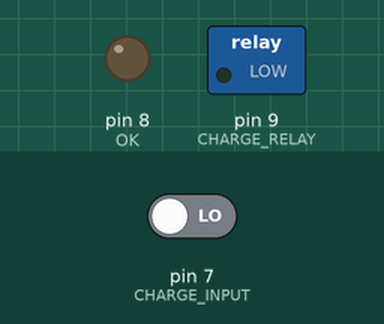
Recording of a sketch running on a simulated Arduino Uno, built with avr-gcc and run on an emulated ATmega328P. On the bench: switched loads named in the sketch (green lamp = pin HIGH), output pins drawn as LEDs (lit = HIGH). The inputs (shaded band) are chosen by the test bench; at power-on: pin 7 (CHARGE_INPUT) LOW. Pins used as bus, display or sensor lines are not drawn.

Above: at 1.2 s.
1.3 s: pin 7 (CHARGE_INPUT) driven HIGH
At 3.4 s:
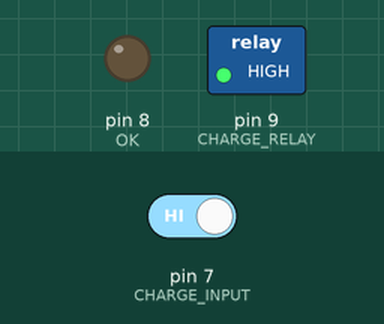
6.9 s: pin 7 (CHARGE_INPUT) driven LOW
At 8.4 s:
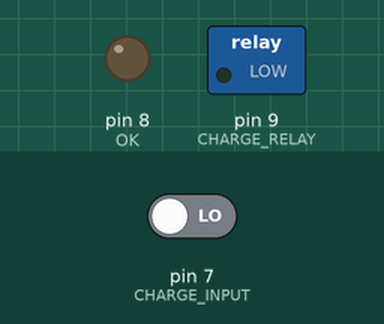
Timing chart, 0 to 9.9 s (numbered marks = the images above; inputs shaded):
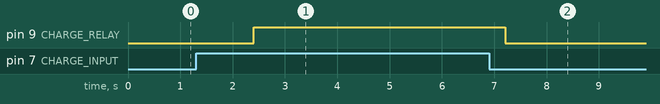

Measured:
- after the input at 1.3 s, pin 9 (CHARGE_RELAY): LOW → HIGH after 1.1 s
- after the input at 6.9 s, pin 9 (CHARGE_RELAY): HIGH → LOW after 0.31 s

The sketch:

logging_firmware.ino
```cpp
// Written By Clayton Auld
// cauld@alaska.edu or clayauld@gmail.com
// Nov 20, 2014

#include <SPI.h>
#include <Wire.h>
#include <stdlib.h>
#include "percentage.h"

// LTC6803 parameters

#define WRCFG        0x01 // Write configuration register group
#define RDCFG        0x02 // Read configuration register group
#define RDCV         0x04 // Command to read all cell voltages
#define RDCVA        0x06 // Command to read cell voltages 1-4
#define RDCVB        0x08 // Read cell voltages 5-8
#define RDCVC        0x0A // Read cell voltage 9-12
#define RDFLG        0x0C // Read flag register group
#define RDTMP        0x0E // Read temperature register group
#define STCVAD       0x10 // Start cell voltage ADC conversions and poll status
#define STCST1       0x1E // ADC conversion self test 1
#define STCST2       0x1F // ADC conversion self test 2
#define STOWAD       0x20 // Start open-wire ADC conversions and poll status
#define STTMPAD      0x30 // Start temperature ADC conversions and poll status
#define PLADC        0x40 // Poll ADC Converter status
#define PLINT        0x50 // Poll interrupt status
#define DAGN         0x52 // Start diagnose and poll status
#define RDDGNR       0x54 // Read Diagnostic register
#define STCVDC       0x60 // Start cell voltage ADC conversions and poll status, with discharge permitted
#define STOWDC       0x70 // Start open-wire ADC conversions and poll status, with discharge permitted
#define CLEAR        0x1D // Clear the cell voltage registers and temperature registers

// Charge function parameters

#define ABS_max           4.110  // Max Cell voltage: DO NOT CHARGE HIGHER
#define max_working       4.100  // Discharge cells higher than this value
#define low_cell_working  3.500  // Warning Voltage
#define ABS_min           3.200  //E-Stop or risk damage

// Configuration Registers for measure mode

#define CFGR0       0xE1
byte CFGR1=0x00;
#define CFGR2       0x00
#define CFGR3       0xFF
#define CFGR4       0x00
#define CFGR5       0x00

// Arduino Pins

#define SS_PIN        10   // Designate Chip select pin ***Change this to pin 53 when uploading to Mega***
#define CHARGE_INPUT  7    // Will be pulled high when AC power is available
#define CHARGE_RELAY  9    // Set to high to turn on charging relay
#define POWER         6    // Power pin for BMS shield
#define ADDRESS       0x80 // Designate Chip address: 10000000
#define OK            8    // OK signal for system power

//---------------------------------------------------------------------------------------------------------------------
// Calculation Variables
//byte conf[6];                // Only needed when GetConfig() function is in use.
unsigned int RawData[6];       // Raw data from voltage registers
float cellVoltage[3];          // Calculated voltages for each cell
float AvgCellVolts;
float cellVoltTotal;
int chargeflag;

// PEC Variables
static byte crc8_table[256];   // 8-bit table for PEC calc
static int made_table = 0;     // table made flag
byte packet[18]={0};           // used for PEC calc
// NOT NEEDED PEC Variables
//byte PECbyte;                // PEC of a byte
//byte PECpacket;              // PEC of packet
//byte PECpacketREAD;          // value that PECpacket should be as read from 6803
//---------------------------------------------------------------------------------------------------------------------

int x=0;

void setup()
{
  pinMode(SS_PIN, OUTPUT);
  pinMode(OK, OUTPUT);
  pinMode(CHARGE_INPUT, INPUT);
  pinMode(POWER, OUTPUT);
  pinMode(CHARGE_RELAY, OUTPUT);
  digitalWrite(SS_PIN, HIGH); // Chip Deselect

  // SPI Configuration: MSB First, CPOL = 1, CPHA = 1, DIV16 = 1Mhz
  SPI.setBitOrder(MSBFIRST);
  SPI.setDataMode(SPI_MODE3);
  SPI.setClockDivider(SPI_CLOCK_DIV16);

  SPI.begin();          // Start SPI
  Serial.begin(115200);   // Open serial port
//---------------------------------------------------------------------------------------------------------------------

// I2C configs
 Wire.begin(2);                // join i2c bus with address #2
 Wire.onRequest(requestEvent); // register event

//---------------------------------------------------------------------------------------------------------------------

}

void SetConfig()  // Send configuration registers to put LTC6803 into "Measure mode."
{
  //Serial.println("Writing Configuration Registers");
  digitalWrite(SS_PIN, LOW); // Chip Select
  SPI.transfer(WRCFG);
  SPI.transfer(0xC7);
  SPI.transfer(CFGR0);
  SPI.transfer(CFGR1);
  SPI.transfer(CFGR2);
  SPI.transfer(CFGR3);
  SPI.transfer(CFGR4);
  SPI.transfer(CFGR5);
  packet[0]=CFGR0;
  packet[1]=CFGR1;
  packet[2]=CFGR2;
  packet[3]=CFGR3;
  packet[4]=CFGR4;
  packet[5]=CFGR5;
  SPI.transfer(calcPECpacket(6));
  digitalWrite(SS_PIN, HIGH); // Chip Deselect
}

// This code is only needed to verify that the configuration registers are getting written to correctly
void GetConfig()
{
  digitalWrite(SS_PIN, LOW);
  SPI.transfer(RDCFG);
  SPI.transfer(0xCE);
  int conf[6];
  for(int i=0; i<6; i++)
  {
    conf[i] = SPI.transfer(0x00);
    Serial.println(conf[i], HEX);
  }
  digitalWrite(SS_PIN, HIGH);
}


unsigned int getCellVolts()
{
  digitalWrite(SS_PIN, LOW); // Chip Select
  SPI.transfer(RDCV); // Send command to read cells 1-4
  SPI.transfer(0xDC); // Send PEC byte for command
  //Serial.println("Reading Cell Voltage Registers");

  for(int i=0; i<6; i++)
  {
    RawData[i] = SPI.transfer(0x00);   // send command to read voltage registers
    //Serial.println(RawData[i], HEX);
  }
  byte PECresponse;
  PECresponse=SPI.transfer(0x00);
  digitalWrite(SS_PIN, HIGH); // Chip Deselect
  return RawData[6];
}

void ADCconvert()  // Send command to run ADC conversion
{
  //Serial.println("ADC conversion started");
  digitalWrite(SS_PIN, LOW); // Chip Select
  SPI.transfer(STCVDC); // Send command to start ADC conversion
  SPI.transfer(0xE7); // Send PEC byte for command
  digitalWrite(SS_PIN, HIGH); // Chip Deselect
}

unsigned int BitShiftCombine(unsigned char x_high, unsigned char x_low)  // Combine 2 registers into 16-bit number
{
  unsigned int combined;
  unsigned int Cell0;
  combined = x_high;                        //send x_high to rightmost 8 bits
  combined = combined << 8;                 //shift x_high over to leftmost 8 bits
  combined = combined | x_low;              //logical OR keeps x_high intact in combined and fills in rightmost 8 bits
  return combined;
}

int CellConvert(unsigned int combined1, unsigned int combined2, unsigned int combined3)  // Convert 16-bit number to correct 12-bit number for voltage calculation
{
  int Cell[3];
  Cell[0] = combined1 & 4095;
  Cell[1] = combined2 >> 4;
  Cell[2] = combined3 & 4095;
  for(int i=0; i<3; i++)
  {
    cellVoltage[i] = 1.5/1000*(Cell[i] - 512);
  }
  if ((cellVoltage[0] + cellVoltage[1] + cellVoltage[2]) >= 15)
  {
    cellVoltage[0] = 0;
    cellVoltage[1] = 0;
    cellVoltage[2] = 0;
  }
  return cellVoltage[3];
}

float AvgerageCell()
{
  AvgCellVolts=(cellVoltage[0]+cellVoltage[1]+cellVoltage[2])/3;
  return AvgCellVolts;
}

float totalCell()
{
  cellVoltTotal = cellVoltage[0] + cellVoltage[1] + cellVoltage[2];
  return cellVoltTotal;
}

void setCFGR1( float cellVoltage[], byte & CFGR1 )
{
  CFGR1 = 0; //Clears out GFGR1
  if (cellVoltage[0] >= max_working)
  {
    CFGR1 += 0x01; //Sets DCC1 = 1
  }
  if (cellVoltage[1] >= max_working)
  {
    CFGR1 += 0x02; //Sets DCC2 = 1
  }
  if (cellVoltage[2] >= max_working)
  {
    CFGR1 += 0x04; //Sets DCC3 = 1
  }
}

void Charge()    // Function to turn on charging and cell balancing
{
  // Artificially set to test if statements:
  //cellVoltage[0] = 4.3;
  //cellVoltage[1] = 4.1;
  //cellVoltage[2]=4.19;
  //digitalWrite(CHARGE_INPUT, HIGH);


  //Sets CFGR1 to manage cell discharging
  setCFGR1(cellVoltage, CFGR1);
  SetConfig();
  if (digitalRead(CHARGE_INPUT) == HIGH)
  {
    //Serial.println("Charger Connected");
    //If a single cell's voltage is greater than the absolute max, turns off charging
    if ((cellVoltage[0] >= ABS_max) || (cellVoltage[1] >= ABS_max) || (cellVoltage[2] >= ABS_max))
    {
      digitalWrite(CHARGE_RELAY, LOW);
      chargeflag=0;
    }
    //If not charging is OK
    else
    {
      chargeflag=1;
      digitalWrite(CHARGE_RELAY, HIGH);
    }
  }
  else if (digitalRead(CHARGE_INPUT) == LOW)
  {
    //Serial.println("Charger Disconnected");
    digitalWrite(CHARGE_RELAY, LOW);
    chargeflag=0;
  }
}

void BatteryCritical()
{
  if ((cellVoltage[0] + cellVoltage[1] + cellVoltage[2]) == 0)
  {
    digitalWrite(OK, LOW);
    //Serial.println("Battery is DISCONNECTED!\nSYSTEM OK pin set to LOW.");
  }
  else if ((cellVoltage[0] <= ABS_min) || (cellVoltage[1] <= ABS_min) || (cellVoltage[2] <= ABS_min))
  {
    if (digitalRead(CHARGE_INPUT) == LOW)
    {
      digitalWrite(OK, LOW); //Set the OK signal low
      digitalWrite(POWER, LOW); //Set the BMS power to off
      //Serial.println("Battery is AT OR BELOW MINIMUM VOLTAGE!\nSYSTEM OK pin set to LOW.");
    }
    else if (digitalRead(CHARGE_INPUT == HIGH))
    {
      digitalWrite(OK, HIGH);
      //Serial.println("Battery is AT OR BELOW MINIMUM VOLTAGE!\nSYSTEM OK pin set to LOW.");
    }
  }
  else
  {
    digitalWrite(OK, HIGH);
    //Serial.println("Battery level is above minimum.\nSYSTEM OK pin set to HIGH.");
  }
}

/*
int findHighCell(float cellVoltage[])
{
int cell[4];
int highCell = cell[0];
for(int i = 1; i <= totalCells; i++)
{
if(cellVoltage[i] > cellVoltage[i-1])
highCell = cell[i];
}
return highCell;
}
*/

//---------------------------------------------------------------------------------------------------------------------
// Following PEC code by Dale (KiloOne) on Endless Sphere
// http://endless-sphere.com/forums/viewtopic.php?f=14&t=40962

static void init_crc8() // Generate PEC lookup table
{
  int z,j;
  byte cr;
  if (!made_table) {
    for (z = 0; z < 256; z ++) {
      cr = z;
      for (j = 0; j < 8; j ++) {
        cr = (cr << 1) ^ ((cr & 0x80) ? 0x07 : 0);
      }
      crc8_table[z] = cr & 0xFF;
    }
    made_table = 1;
  }
}

byte calcPECbyte(byte m) // Calculate PEC from single byte
{
  byte PECbyte = 0x41;  // initialize PECbyte
  if (!made_table) {  // Check and make sure lookup table is generated
    init_crc8();  // Generate Table
  }
  PECbyte = crc8_table[(PECbyte) ^ m];
  return PECbyte;
}

byte calcPECpacket(byte np) // Calculate PEC for an array of bytes. np is number of bytes currently in packet[]
{
  int z;
  byte PECpacket = 0x41;  // initialize PECpacket
  if (!made_table) {  // Check and make sure lookup table is generated
    init_crc8();  // Generate Table
  }
  for (z = 0; z < np; z ++) {
    PECpacket = crc8_table[(PECpacket) ^ packet[z]];
  }
  return PECpacket;
}

//---------------------------------------------------------------------------------------------------------------------
// I2C communication code

void requestEvent()
{
  byte data [2] = {(byte)Percentage(cellVoltTotal), setChargeByte()};
  Wire.write(data, 2);
  //Serial.print("I2C Request Performed: ");
}

byte setChargeByte()
{
  return ((chargeflag << 3) | CFGR1);
}
//---------------------------------------------------------------------------------------------------------------------

void serialvolt()
{
  if (Serial.available())
  {
    int x;
    x=Serial.read()-'0';
    if (x==1)
    {
      Serial.print(cellVoltage[0],4);
    }
    else if (x==2)
    {
      Serial.print(cellVoltage[1],4);
    }
    else if (x==3)
    {
      Serial.print(cellVoltage[2],4);
    }
    else if (x==4)
    {
      Serial.print(Percentage(cellVoltTotal),4);
    }
    else
    {
      Serial.print('X');
    }
  x=0;
  }
  else exit;
}

//---------------------------------------------------------------------------------------------------------------------
void loop()
{
  digitalWrite(POWER, HIGH);
  //GetConfig();                    // Only needed for debugging purposes.
  SetConfig();
  //GetConfig();                    // Only needed for debugging purposes.
  ADCconvert();
  getCellVolts();
  cellVoltage[3]=CellConvert(BitShiftCombine(RawData[1], RawData[0]), BitShiftCombine(RawData[2], RawData[1]), BitShiftCombine(RawData[4], RawData[3]));
  BatteryCritical();
  AvgerageCell();
  totalCell();
  Charge();


  serialvolt();
  //Serial.println("end of loop");
  delay(1200);
}
//---------------------------------------------------------------------------------------------------------------------
//---------------------------------------------------------------------------------------------------------------------
```

percentage.h
```cpp
#ifndef PERCENTAGE_H
#define PERCENTAGE_H

#define p1         0.0668
#define p2         0.3141
#define p3         0.3531
#define p4        -0.2128
#define p5        -0.3324
#define p6         0.6422
#define p7          2.936
#define p8          4.184

#define p10        0.5245
#define p20        -1.722
#define p30        -1.428
#define p40         7.848
#define p50       -0.7242
#define p60        -13.69
#define p70          29.7
#define p80         60.95

#define transition 11.014
#define maximum      12.3
#define minimum       9.6

float Percentage(float x)
{
  float percent;

  if ((x < transition) && (x>minimum))
  {
    x=(x-10.64)/0.314;
    percent = p1*pow(x,7) + p2*pow(x,6) + p3*pow(x,5) + p4*pow(x,4) + p5*pow(x,3) +
    p6*pow(x,2) + p7*x + p8;

    if (percent < 0)
    {
      percent=0;
    }
  }

  else if ((x >= transition) && (x<maximum))
  {
    x=(x-11.49)/0.3152;
    percent = p10*pow(x,7) + p20*pow(x,6) + p30*pow(x,5) + p40*pow(x,4) + p50*pow(x,3) +
    p60*pow(x,2) + p70*x + p80;

    if (percent > 100)
    {
      percent=100;
    }
  }

  else if (x>=maximum)
  {
    percent=100;
  }

  else
  {
    percent=0;
  }

  return percent;
}

#endif
```
